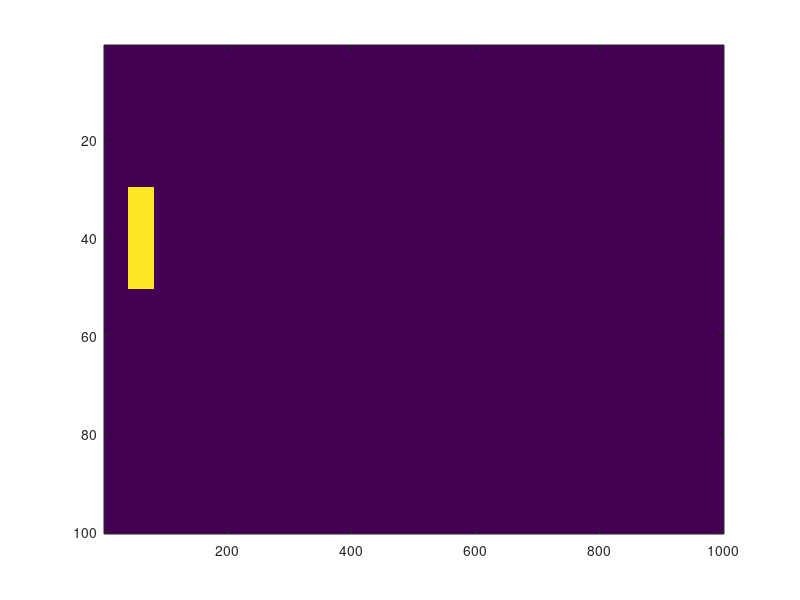
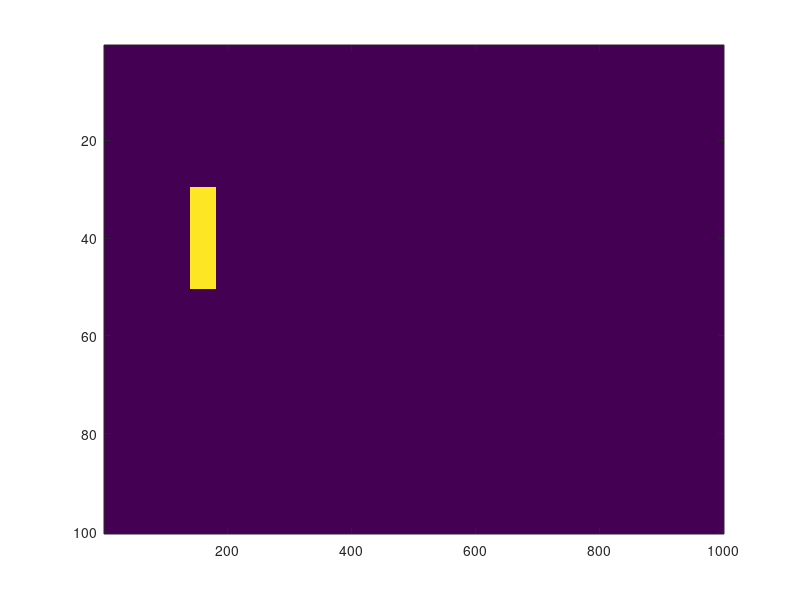

Reproduce these figures in MATLAB, in order.
% clear everything
clc 
clear all
close all

% Set length of X and Y
xlen = 1000;
ylen = 100;

% create vector
xinc = 1; yinc = 1;
xvec = [1:xinc:xlen];
yvec = [1:yinc:ylen];

% create a 2D mesh
[X,Y] = meshgrid(xvec,yvec);

Z = zeros(size(X)); % zeros(100,1000)

% define the shape of object
xmin = 30; xmax = 50;
ymin = 40; ymax = 80;
Z(xmin:xmax,ymin:ymax) = 1;

figure(1)
imagesc(Z)

% number of simulation steps
nsteps = 100;
step_size = 10;

% loop over
for ii=1:nsteps
    Z(xmin:xmax,ymin+ii-step_size:ymax+ii-step_size) = 0;
    Z(xmin:xmax,ymin+ii:ymax+ii)=1;
    figure(2)
    imagesc(Z)
end